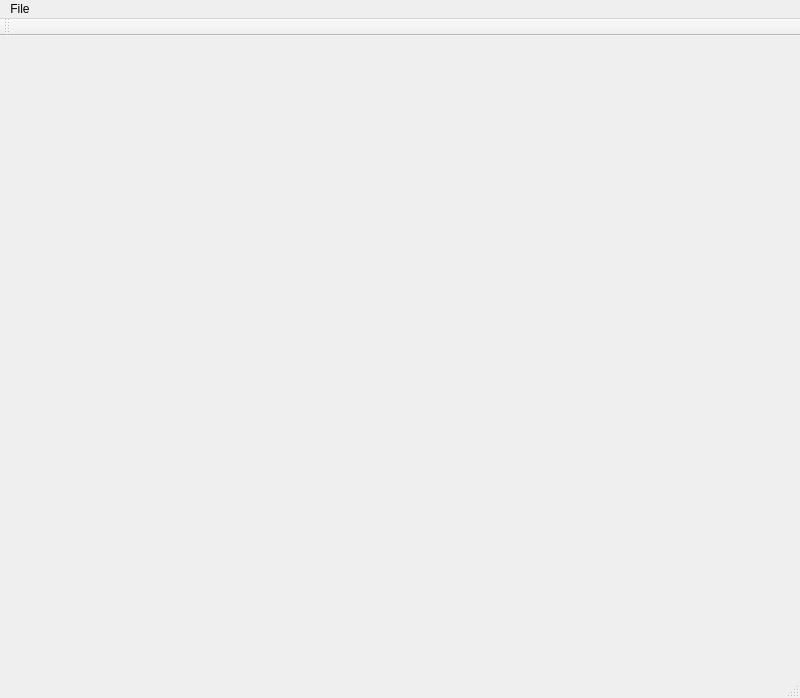
<?xml version="1.0" encoding="UTF-8"?>
<ui version="4.0">
 <class>MainWindow</class>
 <widget class="QMainWindow" name="MainWindow">
  <property name="geometry">
   <rect>
    <x>0</x>
    <y>0</y>
    <width>800</width>
    <height>691</height>
   </rect>
  </property>
  <property name="windowTitle">
   <string>MainWindow</string>
  </property>
  <widget class="DrawSurface" name="centralWidget">
   <property name="minimumSize">
    <size>
     <width>800</width>
     <height>640</height>
    </size>
   </property>
   <layout class="QHBoxLayout" name="horizontalLayout"/>
  </widget>
  <widget class="QMenuBar" name="menuBar">
   <property name="geometry">
    <rect>
     <x>0</x>
     <y>0</y>
     <width>800</width>
     <height>21</height>
    </rect>
   </property>
   <widget class="QMenu" name="menuFile">
    <property name="title">
     <string>File</string>
    </property>
    <addaction name="actionOpen_BMP"/>
    <addaction name="actionOpen_PIX"/>
    <addaction name="actionSaveAs"/>
   </widget>
   <addaction name="menuFile"/>
  </widget>
  <widget class="QToolBar" name="mainToolBar">
   <attribute name="toolBarArea">
    <enum>TopToolBarArea</enum>
   </attribute>
   <attribute name="toolBarBreak">
    <bool>false</bool>
   </attribute>
  </widget>
  <widget class="QStatusBar" name="statusBar"/>
  <action name="actionOpen_BMP">
   <property name="text">
    <string>Open BMP</string>
   </property>
  </action>
  <action name="actionOpen_PIX">
   <property name="text">
    <string>Open PIX</string>
   </property>
  </action>
  <action name="actionSaveAs">
   <property name="text">
    <string>SaveAs</string>
   </property>
  </action>
 </widget>
 <layoutdefault spacing="6" margin="11"/>
 <customwidgets>
  <customwidget>
   <class>DrawSurface</class>
   <extends>QWidget</extends>
   <header>drawsurface.h</header>
   <container>1</container>
  </customwidget>
 </customwidgets>
 <resources/>
 <connections/>
</ui>
